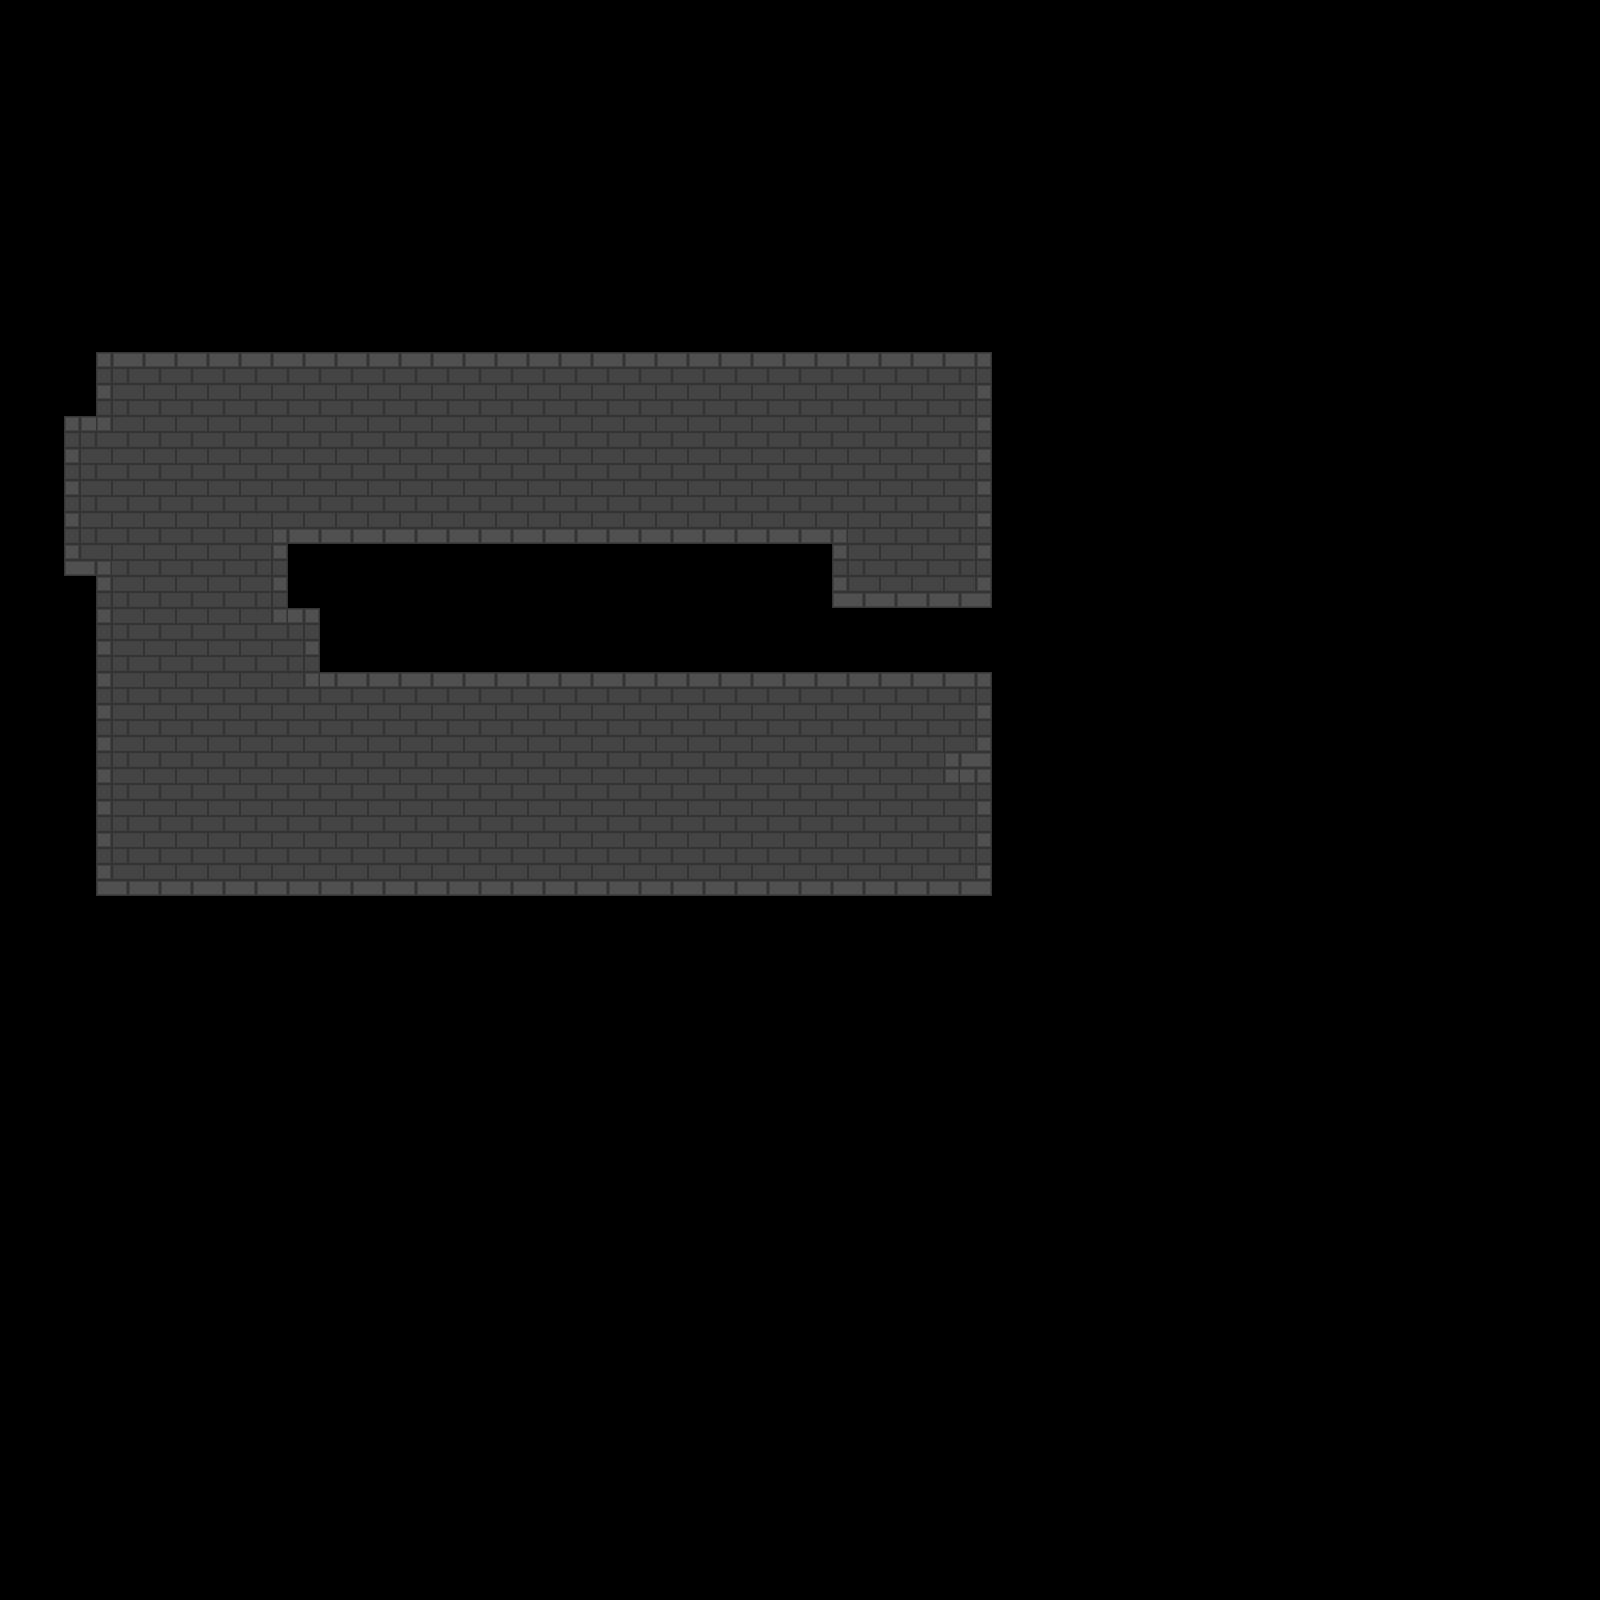

A 2D game scene composited from a Tiled map and its tileset images. What follows is a short description and the map's XML, with each tile layer's data collapsed to a summary:
An orthogonal 50x50 tile map with 32x32 px tiles, 5 tile layers (Background1, Background2, Background3, Foreground1, ...) and 1 object.

<map version="1.0" tiledversion="1.1.4" orientation="orthogonal" renderorder="right-down" width="50" height="50" tilewidth="32" tileheight="32" infinite="0" nextobjectid="13">
 <properties>
  <property name="unity:scale" value="0.0625" />
 </properties>
 <tileset firstgid="1" source="../Tilesets/Example.tsx" />
 <layer name="Background1" width="50" height="50">
  <properties>
   <property name="unity:sortingOrder" type="int" value="-3" />
  </properties>
  <data>[2500 cells, 0 non-empty, 0 distinct tile ids]</data>
 </layer>
 <layer name="Background2" width="50" height="50">
  <properties>
   <property name="unity:sortingOrder" type="int" value="-2" />
  </properties>
  <data>[2500 cells, 0 non-empty, 0 distinct tile ids]</data>
 </layer>
 <layer name="Background3" width="50" height="50">
  <properties>
   <property name="unity:sortingOrder" type="int" value="-1" />
  </properties>
  <data>[2500 cells, 0 non-empty, 0 distinct tile ids]</data>
 </layer>
 <layer name="Foreground1" width="50" height="50">
  <properties>
   <property name="unity:sortingOrder" type="int" value="3" />
  </properties>
  <data>[2500 cells, 405 non-empty, 13 distinct tile ids]</data>
 </layer>
 <layer name="Foreground2" width="50" height="50">
  <properties>
   <property name="unity:sortingOrder" type="int" value="4" />
  </properties>
  <data>[2500 cells, 0 non-empty, 0 distinct tile ids]</data>
 </layer>
 <objectgroup name="walls">
  <properties>
   <property name="unity:layer" value="Obstacle" />
  </properties>
  <object id="12" x="992" y="672">
   <polyline points="0,0 0,-64 -160,-64 -160,-128 -704,-128 -704,-64 -672,-64 -672,0 0,0" />
  </object>
 </objectgroup>
 <objectgroup name="JumpThru">
  <properties>
   <property name="unity:layer" value="Obstacle" />
   <property name="unity:tag" value="JumpThru" />
  </properties>
 </objectgroup>
</map>
